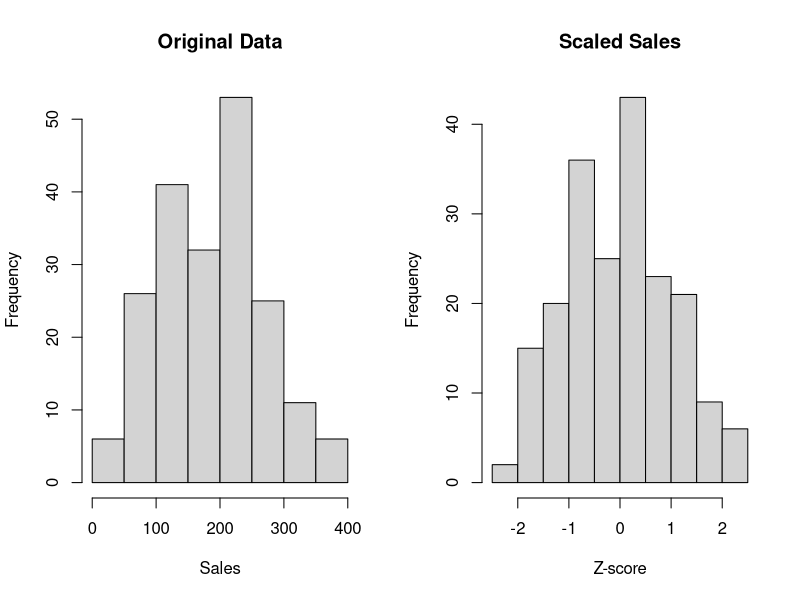

This figure's R source:
#--------------------------------#
#### 1. 음반 판매량 데이터 수집 ####
#--------------------------------#
albums = read.csv("album.csv")
str(albums)

#--------------------------------#
#### 2. scale() 함수 적용 ####
#--------------------------------#
z_scores_sales = scale(albums$sales)

#--------------------------------#
#### 3. 기본함수 시각화 ####
#--------------------------------#
par(mfrow = c(1, 2))

hist(albums$sales, main = "Original Data", xlab = "Sales")

# Plot the histogram for the Z-scores
hist(z_scores_sales, main = "Scaled Sales", xlab = "Z-score")


